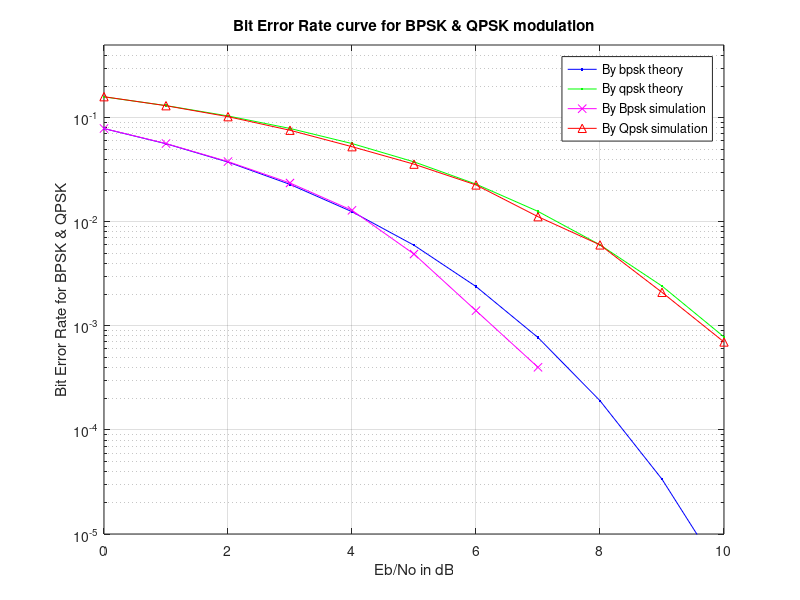

MATLAB code for this plot:
% PRABHAT KUMAR RAI --- EE18MTECH01005
% PROBLEM  -- BPSK-QPSK BER COMPARISON

clear all; close all; clc;
N = 10000; % number of bits or symbols

inp_msg = rand(1,N)>0.5; % generating 0,1 input message

% BPSK Transmitter
x_bpsk = 2*inp_msg-1; % BPSK modulation 0 = -1, 1 = 1 

% QPSK Signal Generation
x_qpsk1=[];  x_qpsk=[]; p=1/sqrt(2); 
 for i=1:2:N
       if  inp_msg(i)==1 && inp_msg(i+1)== 0  % 10 --> +p-ip
               x_qpsk1= complex( p,-p);
       else if inp_msg(i)==0 && inp_msg(i+1)==0 % 00 --> -p-ip
               x_qpsk1= complex(-p,-p);
       else if inp_msg(i)==0 && inp_msg(i+1)==1 % 01 --> -p+ip
               x_qpsk1=complex(-p,p);
       else if inp_msg(i)==1 && inp_msg(i+1)==1 % 11 --> +p+ip
               x_qpsk1=complex(p,p);
       end; end; end; end;
       x_qpsk=[x_qpsk x_qpsk1];
 end; 

% Generation of noise
noise=randn(1,N); noise2=randn(1,N/2);
Eb_No_dB = [0:10]; % multiple Eb/No values in dB's

for p = 1:length(Eb_No_dB)
   % Noise addition to BPSK signal
   corrp_bpsk = x_bpsk + 10^(-Eb_No_dB(p)/20)*1/sqrt(2)*[noise + 1i*noise];
   
   % Adding noise to QPSK signal
   corrp_qpsk = x_qpsk + 10^(-Eb_No_dB(p)/20)*1/sqrt(2)*[noise2 + 1i*noise2]; 
     
   % Demodulating the BPSK Signal
   bpsk_dmod=real(corrp_bpsk);
   out_bpsk=bpsk_dmod>0;
   
   % calculating the number of bit errors of BPSK
   NError_bpsk(p) = biterr(inp_msg, out_bpsk);
   
   % Demodulation of QPSK signal
   q=1; qpsk_dmod=[];
   for m=1:length(corrp_qpsk)
       qpsk_dmod(q)=real(corrp_qpsk(m));
       qpsk_dmod(q+1)=imag(corrp_qpsk(m));
       q=q+2;
   end
   out_qpsk=qpsk_dmod>0;  
   
   % Calculating the number of bit errors of QPSK
   Nerror_qpsk(p)= biterr(inp_msg, out_qpsk);
   
end
BPSK_Ber = NError_bpsk/N;                       % simulated BER of BPSK
QPSK_Ber = Nerror_qpsk/N;                       % simulated BER of QPSK
bpsk_theory_Ber = 0.5*erfc(sqrt(10.^(Eb_No_dB/10))); % theoretical BER
%bpsk_theory_Ber = qfunc(sqrt(2.*10.^(Eb_No_dB/10))); % theoretical BER
qpsk_theory_Ber = qfunc(sqrt(10.^(Eb_No_dB/10))); 
figure; semilogy(Eb_No_dB,bpsk_theory_Ber,'b.-'); hold on
semilogy(Eb_No_dB,qpsk_theory_Ber,'g.-'); hold on
semilogy(Eb_No_dB, BPSK_Ber,'mx-'); semilogy(Eb_No_dB, QPSK_Ber,'r^-'); 
axis([0 10 10^-5 0.5]); grid on;
legend('By bpsk theory', 'By qpsk theory','By Bpsk simulation','By Qpsk simulation' ); xlabel('Eb/No in dB');
ylabel('Bit Error Rate for BPSK & QPSK'); title('Bit Error Rate curve for BPSK & QPSK modulation');

